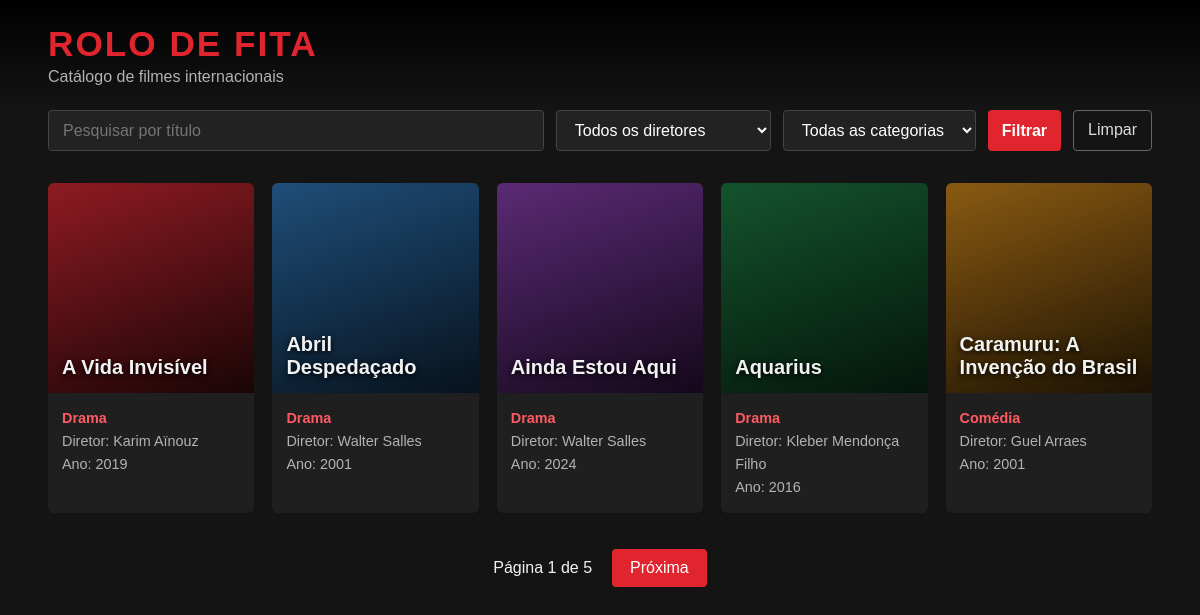
Before: / with the older database file.
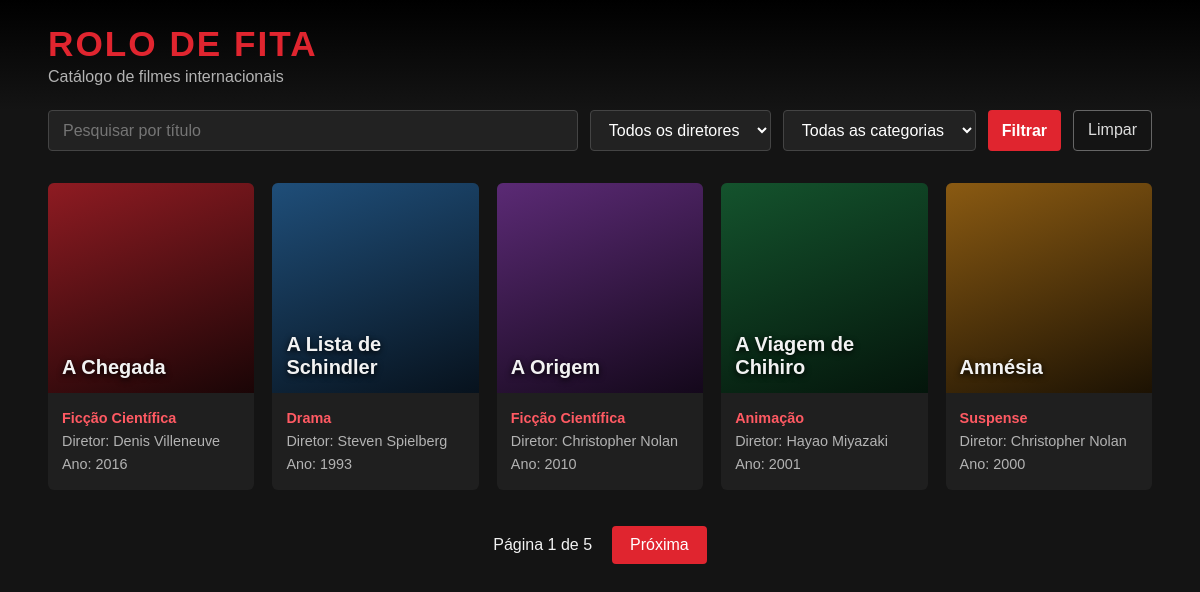
After: the same page with the newer database file.
### catalogo/models.py (models this page shows, shortened)
class Filme(models.Model):
    titulo = models.CharField(max_length=200)
    ano = models.PositiveIntegerField()
    sinopse = models.TextField(blank=True)
    diretor = models.ForeignKey(Diretor, on_delete=models.CASCADE, related_name="filmes")
    categoria = models.ForeignKey(Categoria, on_delete=models.CASCADE, related_name="filmes")
    class Meta:
        ordering = ["titulo"]

class Categoria(models.Model):
    nome = models.CharField(max_length=50)
    class Meta:
        ordering = ["nome"]

class Diretor(models.Model):
    nome = models.CharField(max_length=100)
    class Meta:
        verbose_name_plural = "Diretores"
        ordering = ["nome"]

### catalogo/views.py (the view)
# urls.py: path("", views.filmes_lista_view, name="filmes_list"),
def filmes_lista_view(request):
    busca = request.GET.get("busca", "").strip()
    diretor = request.GET.get("diretor", "")
    categoria = request.GET.get("categoria", "")
    filmes = models.Filme.objects.all()
    if request.method == "GET":
        if busca:
            filmes = filmes.filter(titulo__icontains=busca)
        if diretor:
            filmes = filmes.filter(diretor__id=diretor)
        if categoria:
            filmes = filmes.filter(categoria__id=categoria)
    filmes = filmes.order_by("titulo", "id")
    paginator = Paginator(filmes, 5)
    numero_pagina = request.GET.get("page")
    page_obj = paginator.get_page(numero_pagina)
    return render(request, "filme/lista.html", {
        "page_obj": page_obj,
        "diretores": models.Diretor.objects.all(),
        "categorias": models.Categoria.objects.all(),
        "busca": busca,
        "diretor_selecionado": diretor,
        "categoria_selecionada": categoria,
    })

### catalogo/templates/filme/lista.html (shortened to what this page needs)
<!DOCTYPE html>
<html lang="pt-br">
<head>
    {% load static %}
    <link rel="stylesheet" href="{% static 'css/catalogo.css' %}">
</head>
<body>
    <header>
        <h1>Rolo de Fita</h1>
        <p>Catálogo de filmes internacionais</p>
    </header>
    <main>
        <form method="get" class="filtros">
            <input type="text" name="busca" placeholder="Pesquisar por título" value="{{ busca }}">
            <select name="diretor">
                <option value="">Todos os diretores</option>
            </select>
            <select name="categoria">
                <option value="">Todas as categorias</option>
            </select>
            <button type="submit">Filtrar</button>
            <a href="{% url 'catalogo:filmes_list' %}">Limpar</a>
        </form>
        <section class="grade">
        {% for filme in page_obj %}
            <article class="cartao">
                <div class="capa">
                    <h2>{{ filme.titulo }}</h2>
                </div>
                <div class="info">
                    <p class="categoria">{{ filme.categoria.nome }}</p>
                    <p>Diretor: {{ filme.diretor.nome }}</p>
                    <p>Ano: {{ filme.ano }}</p>
                </div>
            </article>
        {% empty %}
            <p class="vazio">Nenhum filme encontrado.</p>
        {% endfor %}
        </section>
        <nav>
            <span>Página {{ page_obj.number }} de {{ page_obj.paginator.num_pages }}</span>
            {% if page_obj.has_next %}
                <a href="?page={{ page_obj.next_page_number }}">Próxima</a>
            {% endif %}
        </nav>
    </main>
</body>
</html>

Changed rows visible on the page:
no longer on this page (row edited): Filme: titulo "A Vida Invisível", categoria.nome "Drama", diretor.nome "Karim Aïnouz", ano "2019"
no longer on this page (row edited): Filme: titulo "Abril Despedaçado", categoria.nome "Drama", diretor.nome "Walter Salles", ano "2001"
no longer on this page (row edited): Filme: titulo "Ainda Estou Aqui", categoria.nome "Drama", diretor.nome "Walter Salles", ano "2024"
no longer on this page (row edited): Filme: titulo "Aquarius", categoria.nome "Drama", diretor.nome "Kleber Mendonça Filho", ano "2016"
no longer on this page (row edited): Filme: titulo "Caramuru: A Invenção do Brasil", categoria.nome "Comédia", diretor.nome "Guel Arraes", ano "2001"
added Filme: titulo "A Chegada", categoria.nome "Ficção Científica", diretor.nome "Denis Villeneuve", ano "2016"
now on this page (row edited): Filme: titulo "A Lista de Schindler", categoria.nome "Drama", diretor.nome "Steven Spielberg", ano "1993"
now on this page (row edited): Filme: titulo "A Origem", categoria.nome "Ficção Científica", diretor.nome "Christopher Nolan", ano "2010"
now on this page (row edited): Filme: titulo "A Viagem de Chihiro", categoria.nome "Animação", diretor.nome "Hayao Miyazaki", ano "2001"
now on this page (row edited): Filme: titulo "Amnésia", categoria.nome "Suspense", diretor.nome "Christopher Nolan", ano "2000"
